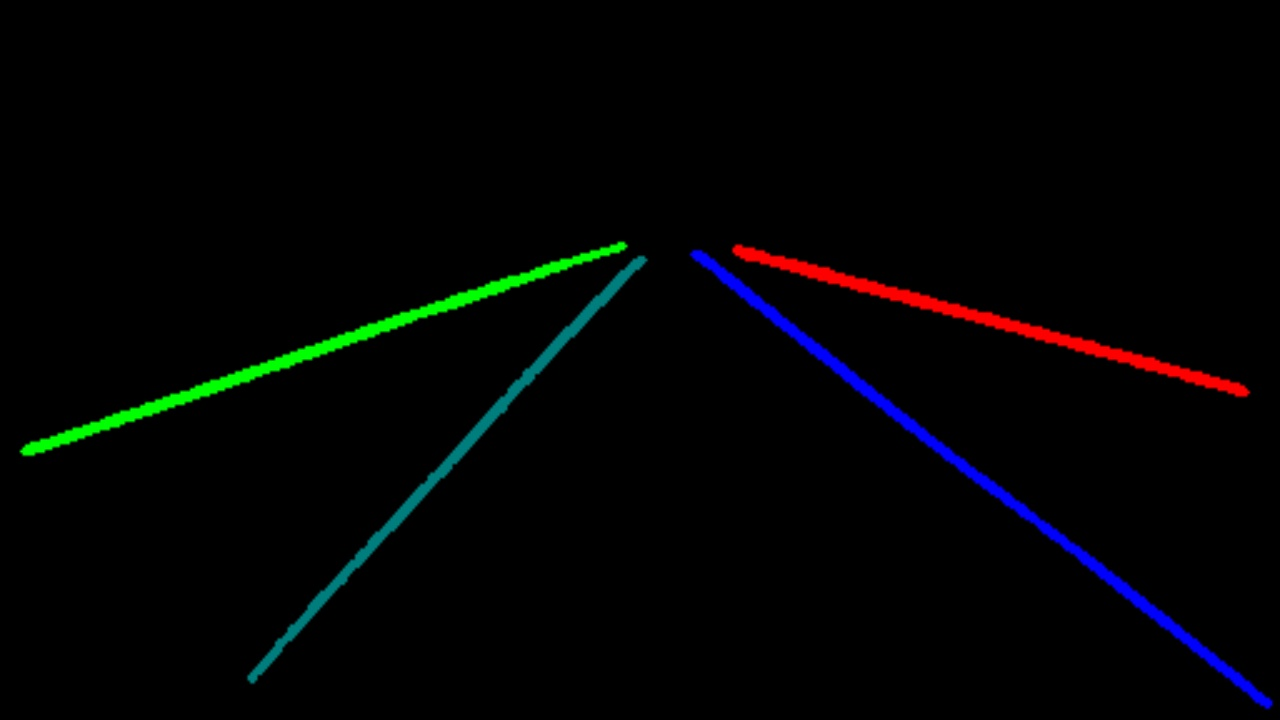
#> input picture Scripts/preprocess.jpg, 1280 x 720 px
$ jupyter execute --allow-errors Postprocess_Testing.ipynb
#> lines starting #> are read from the running program, lines starting #| are printed output that depends on the picture; after the words box and inside, x2 and y2 are one past the last pixel; in counts of white or black regions, pixels touching at a corner belong together
#> further down, pre_processed_img is the input picture: shape (720, 1280, 3); mean B, G, R 3.2, 2.9, 1.9
[cell 1]
#from shutil import copy
#from shutil import copyfile
import os
import sys
import cv2 as cv2
import glob
import numpy as np
import matplotlib.pyplot as plt
from os import listdir
from os.path import isfile, join
from os import walk
import IPython
#IPython.embed() # to debug in notebook
import random
import math
print("Successfully imported all")

[cell 2]
input_file = "preprocess.jpg"
if os.path.isfile(input_file) == False:
    print("Input file: ", input_file, " not found")
    assert False
input_file_2 = "preprocess_2.jpg"
if os.path.isfile(input_file_2) == False:
    print("Input file: ", input_file_2, " not found")
    assert False

# Post process

[cell 3]
# HSV ranges (THESE ARE HSV VALUES)
lower_blu = np.array([118, 240, 10])
upper_blu = np.array([122, 255, 255])

lower_red = np.array([0, 240, 10])
upper_red = np.array([6, 255, 255])

lower_grn = np.array([54, 240, 10])
upper_grn = np.array([66, 255, 255])

lower_cya = np.array([84, 240, 10])
upper_cya = np.array([96, 255, 132])

                                #   Blue Green Red
test_hsv = cv2.cvtColor( np.uint8([[[128,128,0]]] ), cv2.COLOR_BGR2HSV)[0][0]
print(test_hsv)

[cell 4]
# Function of lane width varied over height
# May need to fidget with this if the resolution differernt than CULane
def lane_width_px(y):
    if y <= 260:
        return 1
    return (int) (y * 0.1 - 25)

[cell 5]
# @each row in @points should be of form (x,y)
# @lane_number is the number to be placed in the grayscale image, which represents the class of the lane line
# @points should be going from the top of the image downwards, the drawing will stop when the lane line goes off screen
def draw_lane(img, points, lane_number):
    # Draw a line in for each point
    for i in range(points.shape[0]):
        point = points[i, :]
        lane_width = lane_width_px(point[1])
        if point[1] < 0 or point[1] > img.shape[0] or point[0] < lane_width // 2 or point[0] > img.shape[1] + lane_width // 2:
            return
        cv2.line(img, (point[0] - lane_width // 2, point[1]), (point[0] + lane_width // 2, point[1]), lane_number, 1) # Thickness = 1

[cell 6]
# @point should be (x,y) form of point, top left corner is origin point
# @ width, height should be the height and width of the frame
def angle_from_top_center(point, width, height):
    dx = (width / 2) - point[0]
    dy = point[1] - 0.25 * height   # Take center point y dimension to be closer to vanishing point
    return math.atan2(dy, dx)

[cell 7]
# Need more points, because poly is overfitting
ORDER = 3
Y_POLY_POINT_STEP = 1
EXTEND_LANE_DOWN_BY = 300

lane_colors = [[255, 0, 0], [0, 255, 0], [0, 0, 255], [0, 255, 255], [255, 255, 0], [255, 0, 255], [255, 255, 255]]

def post_process_output(mask):
    # Threshold different color lines out
    mask_hsv = cv2.cvtColor(mask, cv2.COLOR_BGR2HSV)    # Convert to HSV
#> mask_hsv: shape (720, 1280, 3); mean H, S, V 6.1, 21.2, 7
    # Get each lane
    red_res = cv2.inRange(mask_hsv, lower_red, upper_red)
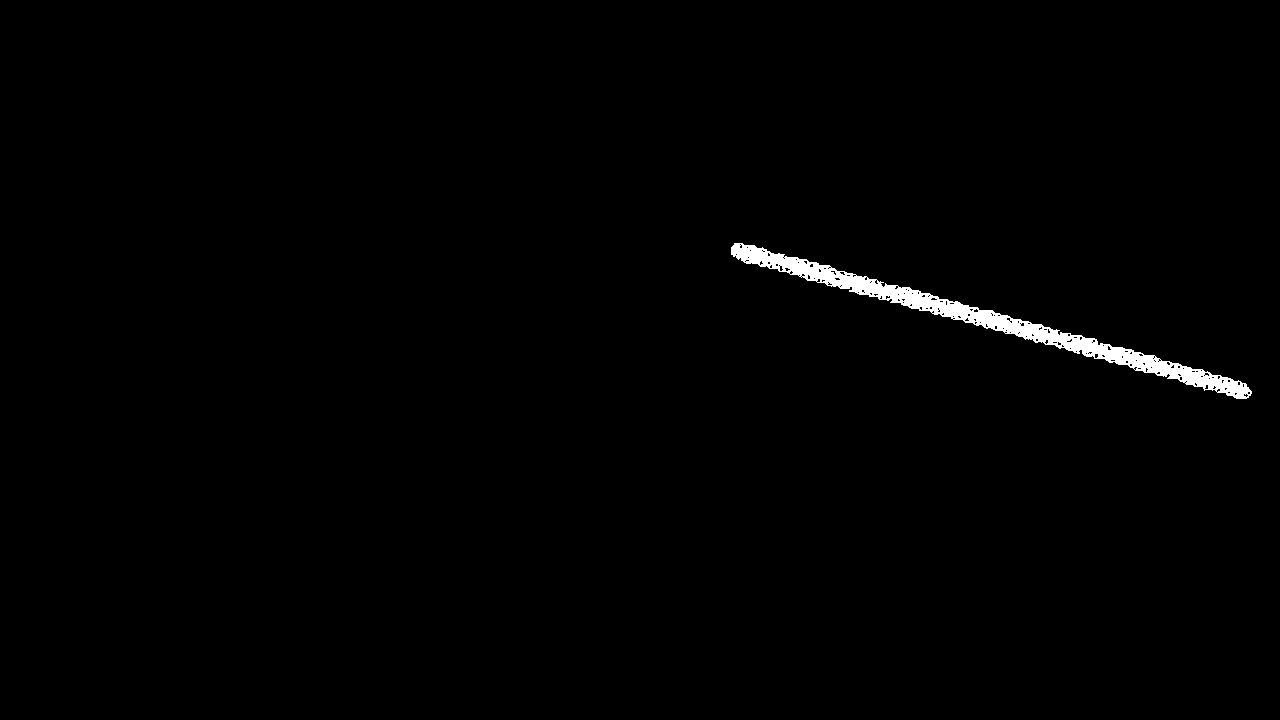
#> red_res: shape (720, 1280); 0.92% white; 1 white region, box (x1, y1, x2, y2) and area: (731, 243, 1252, 399) 8452
    blu_res = cv2.inRange(mask_hsv, lower_blu, upper_blu)
#> blu_res: shape (720, 1280); 1.3% white; 2 white regions (1 under 20 px), largest, box (x1, y1, x2, y2) and area: (688, 248, 1275, 711) 11702
    grn_res = cv2.inRange(mask_hsv, lower_grn, upper_grn)
#> grn_res: shape (720, 1280); 0.98% white; 1 white region, box (x1, y1, x2, y2) and area: (19, 240, 629, 457) 9062
    cya_res = cv2.inRange(mask_hsv, lower_cya, upper_cya)
#> cya_res: shape (720, 1280); 0.73% white; 2 white regions (1 under 20 px), largest, box (x1, y1, x2, y2) and area: (246, 255, 649, 685) 6688

    lanes = [{"color": "red", "lane": red_res}, {"color": "blue", "lane": blu_res},
             {"color": "green", "lane": grn_res}, {"color": "cyan", "lane": cya_res}]

    # Get centers first
    for i in range(len(lanes)):
        lane = lanes[i]["lane"]
        M = cv2.moments(lane)
        # calculate x,y coordinate of center
        if M["m00"] == 0:
                lanes[i]["center"] = None
                lanes[i]["DNE"] = True
        else:
            cX = int(M["m10"] / M["m00"])
            cY = int(M["m01"] / M["m00"])
            #cv2.circle(lane, (cX, cY), 40, [255], -1)
            lanes[i]["center"] = (cX, cY)
#> this loop made 4 passes
#> (cX, cY) on passes 1 to 4: (988, 319), (978, 475), (314, 350), (449, 461)
#> after the loop, lanes = 4 items

    # Get angles
    for i in range(len(lanes)):
        if "DNE" not in lanes[i].keys():
            lanes[i]["angle"] = angle_from_top_center(lanes[i]["center"], mask.shape[1], mask.shape[0])
        else:
            lanes[i]["angle"] = 0    # Assume left most lane
#> this loop made 4 passes
#> (dx in angle_from_top_center, dy in angle_from_top_center) on passes 1 to 4: (-348, 139), (-338, 295), (326, 170), (191, 281)

    # Sort the lanes according to the angle between the centers of each lane and the top center
    def sort_by_angle(d):
        return d["angle"]
    lanes = sorted(lanes, key = sort_by_angle)

    post_processed = np.zeros((lanes[0]["lane"].shape[0], lanes[0]["lane"].shape[1], 3), np.uint8)
    # Calculate 6th order polynomial for each
    for i in range(len(lanes)):
        if "DNE" in lanes[i].keys():
            continue
        points = np.argwhere(lanes[i]["lane"] != 0)
        # Polynomial regression, Evaluate polynomial, Draw polynomial
        if points.shape[0] > 0:
            coeefs = np.polyfit(points[:,0], points[:,1], ORDER)  # As a function of Y
            y_vals = list(range(min(points[:,0]), max(points[:,0]) + EXTEND_LANE_DOWN_BY, Y_POLY_POINT_STEP))
            x_vals = [np.polyval(coeefs, y) for y in y_vals]
            poly_points = np.int32( np.column_stack((x_vals, y_vals)) )
            # Draw the polynomial
            draw_lane(post_processed, poly_points, lane_colors[i])
#> this loop made 4 passes
#> coeefs on passes 1 to 4: [-2.11e-06, 0.00248, -3.8, 1431.3], [-3.92e-08, 0.000115, -1.01, 892.6], [-8.53e-07, 0.00126, 0.681, 459.4], [-5.49e-05, 0.0523, -12.89, 1556.3]

    #mask = cv2.cvtColor(mask, cv2.COLOR_BGR2RGB)   # So we can see it properly when plotting
    #cv2.circle(mask, (mask.shape[1] // 2, int(mask.shape[0] * 0.25)), 20, [255], -1)

    #plt.rcParams["figure.figsize"] = (20,10)
    #f, axs = plt.subplots(3, 2)
    #for _, ax in np.ndenumerate(axs):   # Remove axes
    #    ax.axis('off')
    #axs[0][0].imshow(mask)
    #axs[0][1].imshow(post_processed)
    #axs[1][0].imshow(blu_res, cmap='gray')
    #axs[1][1].imshow(red_res, cmap='gray')
    #axs[2][0].imshow(grn_res, cmap='gray')
    #axs[2][1].imshow(cya_res, cmap='gray')
    #plt.tight_layout()
    #plt.show()
    return post_processed

# Plot results

[cell 8]
pre_processed_img = cv2.imread(input_file)
post_process = post_process_output(pre_processed_img)

pre_processed_img_2 = cv2.imread(input_file_2)
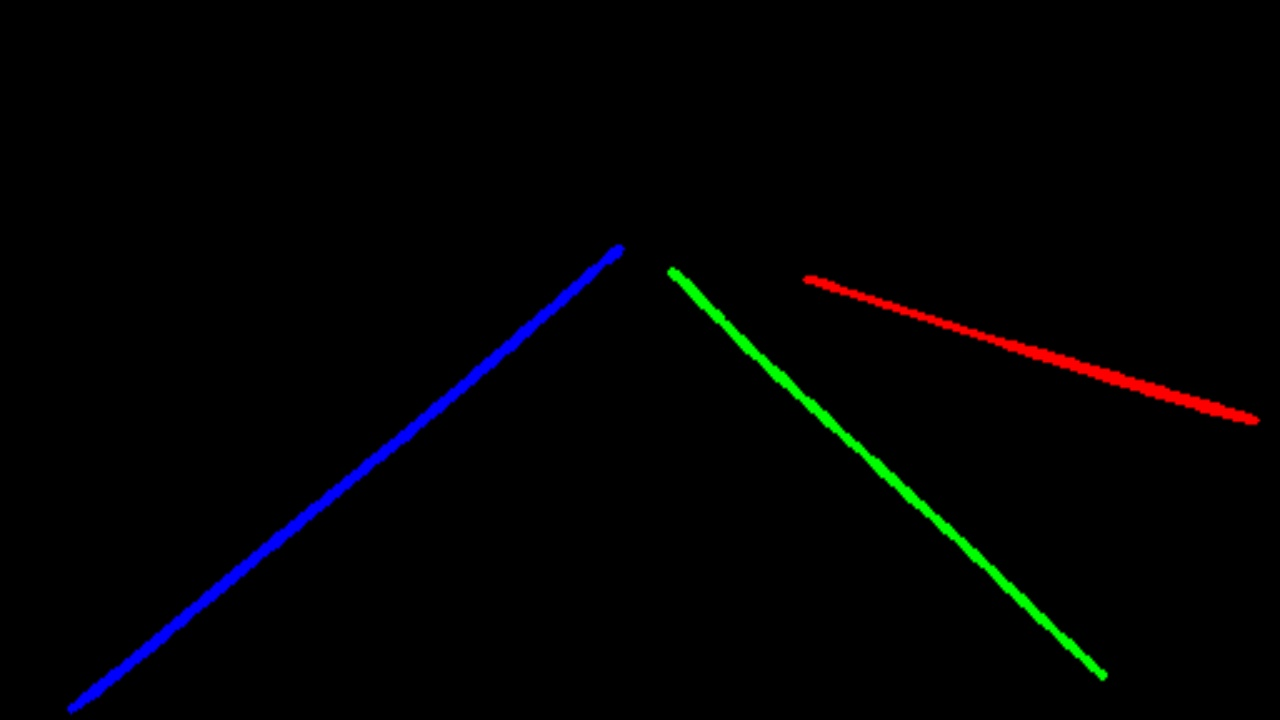
#> input picture Scripts/preprocess_2.jpg, 1280 x 720 px
#> pre_processed_img_2 is the input picture: shape (720, 1280, 3); mean B, G, R 2.3, 1.7, 1.4
post_process_2 = post_process_output(pre_processed_img_2)
#> in post_process_output (call 2), `mask_hsv = cv2.cvtColor(mask, cv2.COLOR_BGR2HSV)`: mask_hsv: shape (720, 1280, 3); mean H, S, V 4.5, 15.3, 5.2
#> in post_process_output (call 2), `red_res = cv2.inRange(mask_hsv, lower_red, upper_red)`: red_res: shape (720, 1280); 0.71% white; 1 white region, box (x1, y1, x2, y2) and area: (801, 273, 1262, 427) 6579
#> in post_process_output (call 2), `blu_res = cv2.inRange(mask_hsv, lower_blu, upper_blu)`: blu_res: shape (720, 1280); 1.3% white; 2 white regions (1 under 20 px), largest, box (x1, y1, x2, y2) and area: (65, 243, 627, 717) 11581
#> in post_process_output (call 2), `grn_res = cv2.inRange(mask_hsv, lower_grn, upper_grn)`:
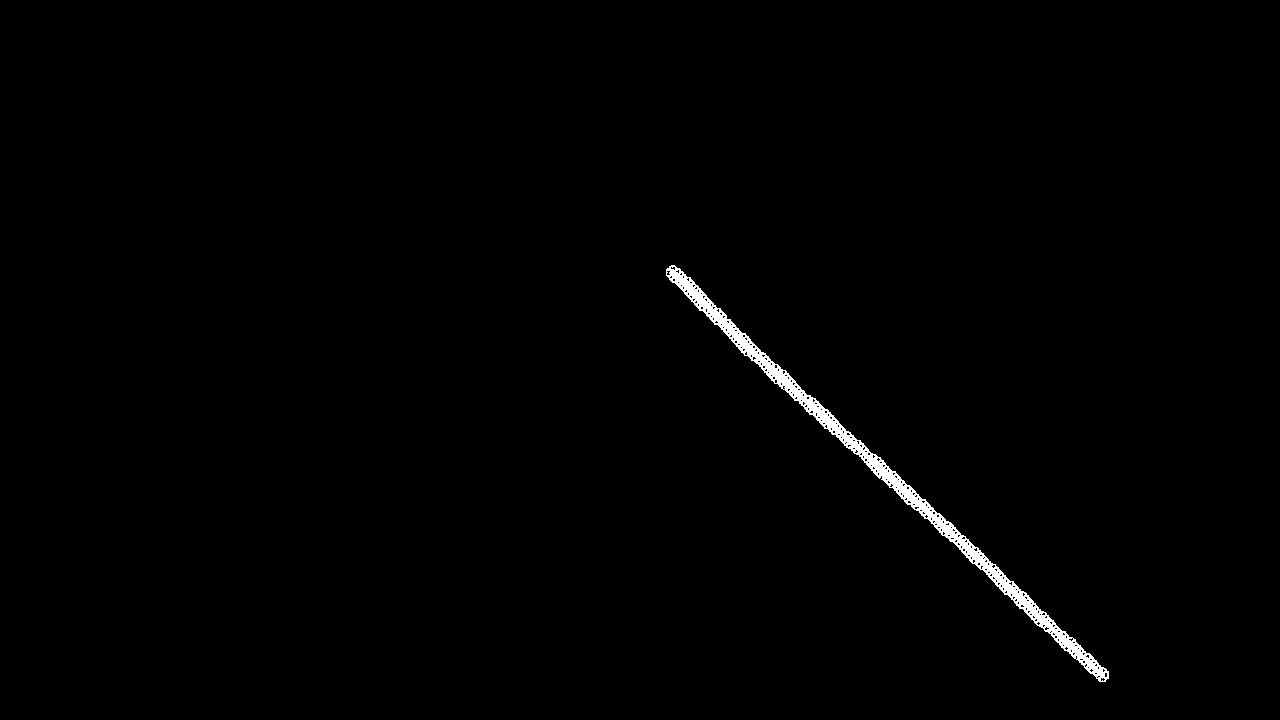
#> grn_res: shape (720, 1280); 0.81% white; 1 white region, box (x1, y1, x2, y2) and area: (666, 265, 1109, 682) 7490
#> in post_process_output (call 2), `cya_res = cv2.inRange(mask_hsv, lower_cya, upper_cya)`: cya_res: shape (720, 1280); every value is 0
#> the loop in post_process_output (call 2), `for i in range(len(lanes)):` made 4 passes
#> (cX, cY) on passes 1 to 3: (1045, 355), (345, 482), (882, 470)
#> the loop in post_process_output (call 2), `for i in range(len(lanes)):` made 4 passes
#> the loop in post_process_output (call 2), `for i in range(len(lanes)):` made 4 passes
#> coeefs on passes 2 to 4: [5.16e-07, -0.000843, -0.754, 848.9], [-9.99e-07, 0.00145, 0.397, 478.1], [-3.08e-05, 0.0328, -8.46, 1288.6]
#> after the loop in post_process_output (call 2), `for i in range(len(lanes)):`:
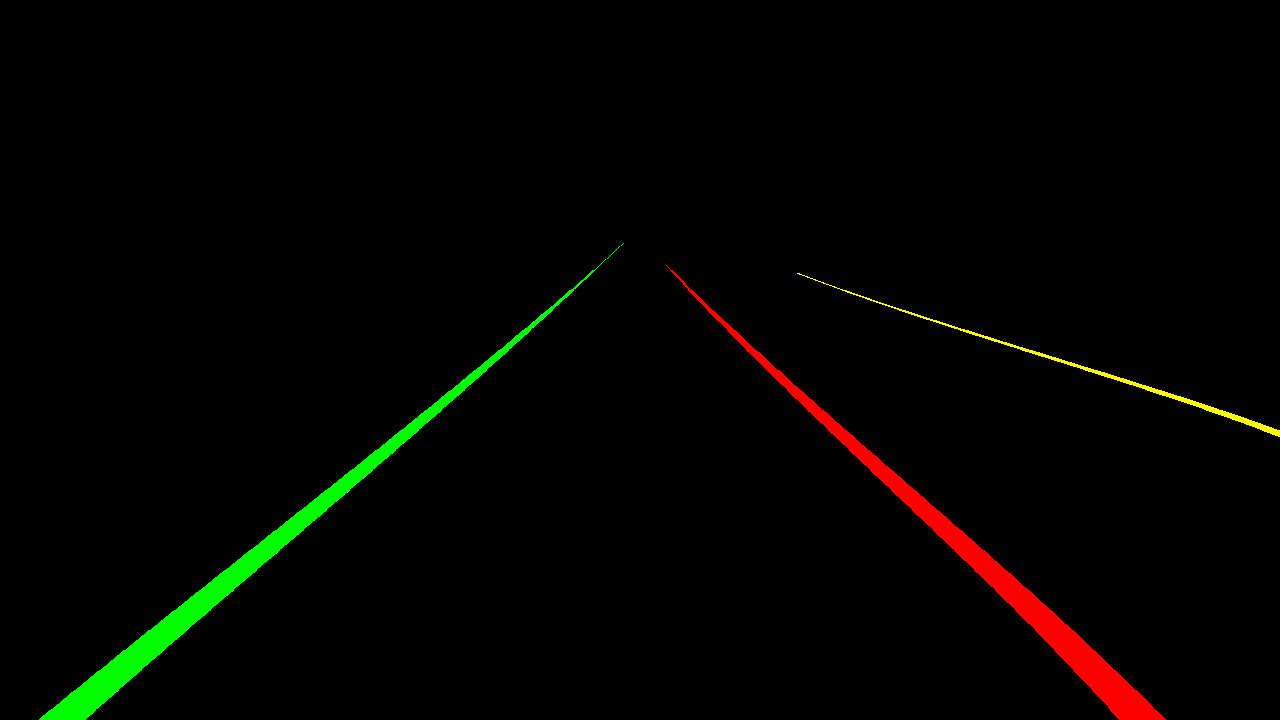
#> post_processed: shape (720, 1280, 3); mean of channels 0, 1, 2 0, 3.5, 3.5; drawn as B, G, R

plt.rcParams["figure.figsize"] = (20,10)
#> (the rest of this cell did not finish here and is left out)
